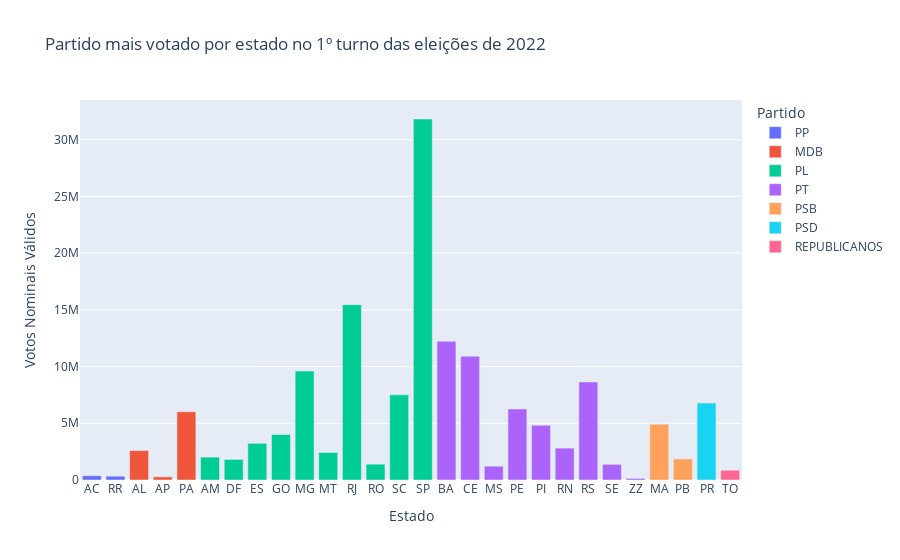

Notebook code for this chart:
### Markdown cell above
## Questão 2: Partidos mais votados por Estado em 2022

### Code cell
# 2. Partido mais votado por estado no primeiro turno 2022

# Filtrar somente o 1º turno
votacao_1t = votacao[(votacao['TURNO'] == 1)]

# Agrupar votos por estado e partido, só 1º turno e sem 'BR'
votos_estado = votacao_1t.groupby(['UF', 'SG_PARTIDO'])['QT_VOTOS_NOMINAIS_VALIDOS'].sum().reset_index()

# Selecionar partido mais votado por estado
partido_mais_votado = votos_estado.loc[votos_estado.groupby('UF')['QT_VOTOS_NOMINAIS_VALIDOS'].idxmax()]

# Criar gráfico
fig2 = px.bar(partido_mais_votado, x='UF', y='QT_VOTOS_NOMINAIS_VALIDOS', color='SG_PARTIDO',
              labels={'QT_VOTOS_NOMINAIS_VALIDOS':'Votos Nominais Válidos', 'UF':'Estado', 'SG_PARTIDO':'Partido'},
              title='Partido mais votado por estado no 1º turno das eleições de 2022')
fig2.show()

### Figure 1 — Plotly figure (JSON) as saved in the notebook; plotly's stock layout.template omitted (floating-point values rounded to 4 significant figures)
{"data": [{"alignmentgroup": "True", "hovertemplate": "Partido=PP<br>Estado=%{x}<br>Votos Nominais Válidos=%{y}<extra></extra>", "legendgroup": "PP", "marker": {"color": "#636efa", "pattern": {"shape": ""}}, "name": "PP", "offsetgroup": "PP", "orientation": "v", "showlegend": true, "textposition": "auto", "type": "bar", "x": ["AC", "RR"], "xaxis": "x", "y": [376560, 332713], "yaxis": "y"}, {"alignmentgroup": "True", "hovertemplate": "Partido=MDB<br>Estado=%{x}<br>Votos Nominais Válidos=%{y}<extra></extra>", "legendgroup": "MDB", "marker": {"color": "#EF553B", "pattern": {"shape": ""}}, "name": "MDB", "offsetgroup": "MDB", "orientation": "v", "showlegend": true, "textposition": "auto", "type": "bar", "x": ["AL", "AP", "PA"], "xaxis": "x", "y": [2594429, 279528, 6013151], "yaxis": "y"}, {"alignmentgroup": "True", "hovertemplate": "Partido=PL<br>Estado=%{x}<br>Votos Nominais Válidos=%{y}<extra></extra>", "legendgroup": "PL", "marker": {"color": "#00cc96", "pattern": {"shape": ""}}, "name": "PL", "offsetgroup": "PL", "orientation": "v", "showlegend": true, "textposition": "auto", "type": "bar", "x": ["AM", "DF", "ES", "GO", "MG", "MT", "RJ", "RO", "SC", "SP"], "xaxis": "x", "y": [2015244, 1814369, 3235005, 4007735, 9600919, 2428688, 15456537, 1395582, 7506540, 31819309], "yaxis": "y"}, {"alignmentgroup": "True", "hovertemplate": "Partido=PT<br>Estado=%{x}<br>Votos Nominais Válidos=%{y}<extra></extra>", "legendgroup": "PT", "marker": {"color": "#ab63fa", "pattern": {"shape": ""}}, "name": "PT", "offsetgroup": "PT", "orientation": "v", "showlegend": true, "textposition": "auto", "type": "bar", "x": ["BA", "CE", "MS", "PE", "PI", "RN", "RS", "SE", "ZZ"], "xaxis": "x", "y": [12231053, 10904825, 1217073, 6257007, 4834190, 2809477, 8640994, 1379534, 138933], "yaxis": "y"}, {"alignmentgroup": "True", "hovertemplate": "Partido=PSB<br>Estado=%{x}<br>Votos Nominais Válidos=%{y}<extra></extra>", "legendgroup": "PSB", "marker": {"color": "#FFA15A", "pattern": {"shape": ""}}, "name": "PSB", "offsetgroup": "PSB", "orientation": "v", "showlegend": true, "textposition": "auto", "type": "bar", "x": ["MA", "PB"], "xaxis": "x", "y": [4917930, 1856133], "yaxis": "y"}, {"alignmentgroup": "True", "hovertemplate": "Partido=PSD<br>Estado=%{x}<br>Votos Nominais Válidos=%{y}<extra></extra>", "legendgroup": "PSD", "marker": {"color": "#19d3f3", "pattern": {"shape": ""}}, "name": "PSD", "offsetgroup": "PSD", "orientation": "v", "showlegend": true, "textposition": "auto", "type": "bar", "x": ["PR"], "xaxis": "x", "y": [6781671], "yaxis": "y"}, {"alignmentgroup": "True", "hovertemplate": "Partido=REPUBLICANOS<br>Estado=%{x}<br>Votos Nominais Válidos=%{y}<extra></extra>", "legendgroup": "REPUBLICANOS", "marker": {"color": "#FF6692", "pattern": {"shape": ""}}, "name": "REPUBLICANOS", "offsetgroup": "REPUBLICANOS", "orientation": "v", "showlegend": true, "textposition": "auto", "type": "bar", "x": ["TO"], "xaxis": "x", "y": [860904], "yaxis": "y"}], "layout": {"autosize": true, "barmode": "relative", "legend": {"title": {"text": "Partido"}, "tracegroupgap": 0}, "title": {"text": "Partido mais votado por estado no 1º turno das eleições de 2022"}, "xaxis": {"anchor": "y", "autorange": true, "domain": [0, 1], "range": [-0.5, 27.5], "title": {"text": "Estado"}, "type": "category"}, "yaxis": {"anchor": "x", "autorange": true, "domain": [0, 1], "range": [0, 33490000.0], "title": {"text": "Votos Nominais Válidos"}, "type": "linear"}}}
